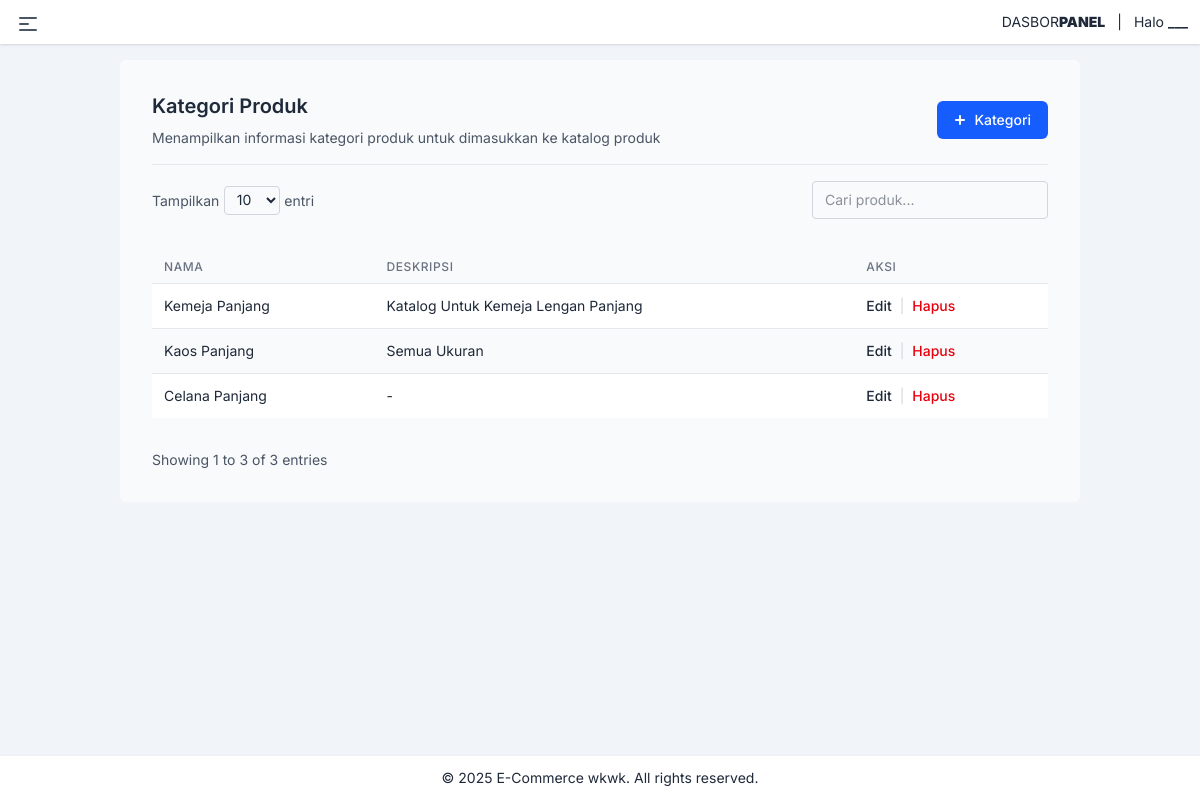
Before: /categories/ (signed in) with the older database file.
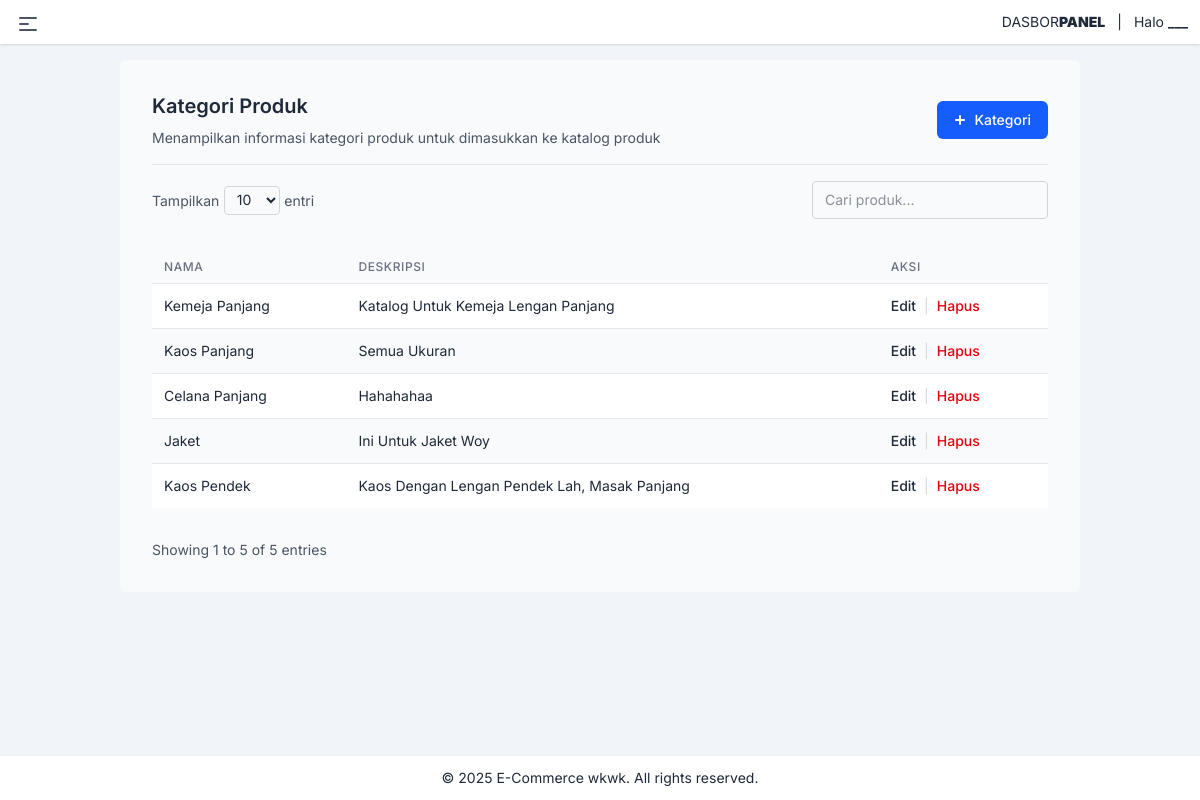
After: the same page with the newer database file.
### catalog/models.py (models this page shows, shortened)
class Category(models.Model):
    name = models.CharField(max_length=255)
    description = models.TextField(blank=True, null=True)
    created_at = models.DateTimeField(auto_now_add=True)
    updated_at = models.DateTimeField(auto_now=True)

### catalog/views.py (the view)
# urls.py: path('categories/', views.category_list, name='category_list'),
@login_required
def category_list(request):
    category = Category.objects.all()
    category_form = CategoryForm()
    return render(request, 'product/category.html', {
        'categories': category,
        'category_form': category_form
        })

### catalog/forms.py
class CategoryForm(forms.ModelForm):
    class Meta:
        model = Category
        fields = ['name', 'description']
        widgets = {
            'name': forms.TextInput(attrs={
                'placeholder': 'Masukkan nama kategori...',
                'class': 'w-full text-sm px-4 py-3 rounded-lg border border-gray-200 focus:ring-2 focus:ring-blue-500 focus:border-transparent outline-none transition-all duration-200',
                'required': 'required',
            }),
            'description': forms.Textarea(attrs={
                'rows': 3,  # tinggi textarea
                'placeholder': 'Masukkan deskripsi kategori...',
                'class': 'w-full text-sm px-4 py-3 rounded-lg border border-gray-200 focus:ring-2 focus:ring-blue-500 focus:border-transparent outline-none transition-all duration-200',
            }),
        }

### templates/product/category.html (shortened to what the changed rows need)
{% extends "base.html" %}
{% block content %}
{% load widget_tweaks %}
<div class="w-full text-gray-800 p-8 bg-gray-50 rounded-md">
    <div class="flex items-center justify-between border-b border-gray-200 mb-4">
        <div class="text-center md:text-left space-y-2 mb-4">
            <h1 class="text-xl font-semibold text-gray-800">Kategori Produk</h1>
        </div>
    </div>
    <div class="overflow-x-auto w-full py-4">
        <table id="records-table" class="table-auto w-full text-sm whitespace-nowrap divide-y divide-gray-200">
            <thead class="bg-gray-100">
                <tr class="bg-gray-50">
                    <th class="px-3 py-2 text-left text-xs font-medium text-gray-500 uppercase tracking-wider">
                        Nama</th>
                    <th class="px-3 py-2 text-left text-xs font-medium text-gray-500 uppercase tracking-wider">
                        Deskripsi</th>
                    <th class="px-3 py-2 text-left text-xs font-medium text-gray-500 uppercase tracking-wider">
                        Aksi</th>
                </tr>
            </thead>
            <tbody class="bg-white divide-y divide-gray-200">
                {% for category in categories %}
                <tr class="odd:bg-white even:bg-gray-50 hover:bg-gray-100 text-sm">
                    <td class="px-3 py-2 capitalize whitespace-nowrap">{{ category.name }}</td>
                    <td class="px-3 py-2 capitalize whitespace-nowrap">{{ category.description }}</td>
                    <td class="px-3 py-2">
                        <div class="flex items-center space-x-2">
                            <a href="{% url 'edit_category' category.id %}" class="edit-btn hover:text-blue-800 active:text-blue-900
                   font-medium text-sm
                   transition-all duration-200 ease-in-out
                   hover:underline hover:underline-offset-2 cursor-pointer">
                                Edit
                            </a>
                            <span class="text-gray-300">|</span>
                            <a href="{% url 'confirm_delete_category' category.id %}" class="delete-record cursor-pointer
                                            text-red-600 hover:text-red-800 active:text-red-900
                                            font-medium text-sm
                                            py-1
                                            transition-all duration-200 ease-in-out
                                            hover:underline hover:underline-offset-2">
                                Hapus</a>
                        </div>
                    </td>
                </tr>
                {% endfor %}
            </tbody>
        </table>
    </div>
    <div class="flex flex-col sm:flex-row justify-between items-center mt-4 gap-2">
        <div id="tableInfo" class="text-sm text-gray-600"></div>
    </div>
</div>
{% endblock %}

Changed rows visible on the page:
changed Category "Celana Panjang": description "-" → "Hahahahaa"
added Category: name "Jaket", description "Ini Untuk Jaket Woy"
added Category: name "Kaos Pendek", description "Kaos Dengan Lengan Pendek Lah, Masak Panjang"
Other visible differences:
text written by a page script: "Showing 1 to 3 of 3 entries" → "Showing 1 to 5 of 5 entries"
